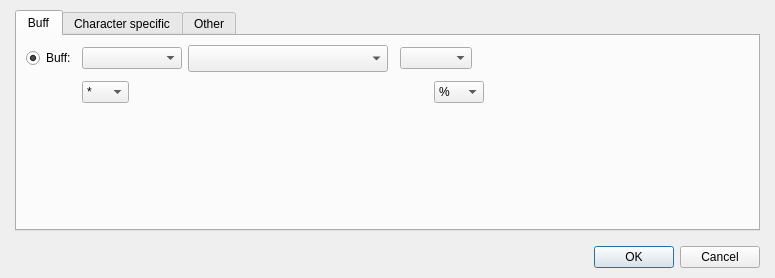
<?xml version="1.0" encoding="UTF-8"?>
<ui version="4.0">
 <class>DialogSystemCharacteristic</class>
 <widget class="QDialog" name="DialogSystemCharacteristic">
  <property name="geometry">
   <rect>
    <x>0</x>
    <y>0</y>
    <width>775</width>
    <height>278</height>
   </rect>
  </property>
  <property name="windowTitle">
   <string>Set characteristic...</string>
  </property>
  <layout class="QGridLayout" name="gridLayout_9">
   <property name="leftMargin">
    <number>15</number>
   </property>
   <property name="topMargin">
    <number>10</number>
   </property>
   <property name="rightMargin">
    <number>15</number>
   </property>
   <property name="bottomMargin">
    <number>10</number>
   </property>
   <item row="0" column="0">
    <layout class="QVBoxLayout" name="verticalLayout">
     <property name="spacing">
      <number>15</number>
     </property>
     <item>
      <widget class="QTabWidget" name="tabWidget">
       <property name="currentIndex">
        <number>0</number>
       </property>
       <widget class="QWidget" name="tab">
        <attribute name="title">
         <string>Buff</string>
        </attribute>
        <layout class="QGridLayout" name="gridLayout_3">
         <item row="0" column="0" rowspan="2" colspan="2">
          <layout class="QGridLayout" name="gridLayout_2" rowstretch="0,0,1">
           <item row="0" column="0">
            <widget class="QRadioButton" name="radioButtonBuff">
             <property name="text">
              <string>Buff:</string>
             </property>
             <property name="checked">
              <bool>true</bool>
             </property>
            </widget>
           </item>
           <item row="0" column="1" colspan="2">
            <widget class="QComboBox" name="comboBoxIncreaseDecrease">
             <property name="minimumSize">
              <size>
               <width>100</width>
               <height>0</height>
              </size>
             </property>
             <property name="maximumSize">
              <size>
               <width>100</width>
               <height>16777215</height>
              </size>
             </property>
            </widget>
           </item>
           <item row="0" column="3" colspan="3">
            <widget class="QWidget" name="widget" native="true">
             <property name="minimumSize">
              <size>
               <width>542</width>
               <height>27</height>
              </size>
             </property>
             <property name="maximumSize">
              <size>
               <width>542</width>
               <height>27</height>
              </size>
             </property>
             <layout class="QGridLayout" name="gridLayout">
              <property name="leftMargin">
               <number>0</number>
              </property>
              <property name="topMargin">
               <number>0</number>
              </property>
              <property name="rightMargin">
               <number>0</number>
              </property>
              <property name="bottomMargin">
               <number>0</number>
              </property>
              <item row="0" column="0">
               <layout class="QHBoxLayout" name="horizontalLayout_2" stretch="0,1">
                <item>
                 <widget class="QComboBox" name="comboBoxIncreaseDecreaseKind">
                  <property name="minimumSize">
                   <size>
                    <width>200</width>
                    <height>27</height>
                   </size>
                  </property>
                  <property name="maximumSize">
                   <size>
                    <width>200</width>
                    <height>27</height>
                   </size>
                  </property>
                 </widget>
                </item>
                <item>
                 <layout class="QHBoxLayout" name="horizontalLayout" stretch="1,0,1,1,1,1,1,1">
                  <item>
                   <widget class="PanelPrimitiveValue" name="panelPrimitiveValueStatValue" native="true"/>
                  </item>
                  <item>
                   <widget class="QComboBox" name="comboBoxSkillCostAll">
                    <property name="maximumSize">
                     <size>
                      <width>80</width>
                      <height>16777215</height>
                     </size>
                    </property>
                   </widget>
                  </item>
                  <item>
                   <widget class="PanelPrimitiveValue" name="panelPrimitiveValueElementRes" native="true"/>
                  </item>
                  <item>
                   <widget class="PanelPrimitiveValue" name="panelPrimitiveValueStatusRes" native="true"/>
                  </item>
                  <item>
                   <widget class="PanelPrimitiveValue" name="panelPrimitiveValueCurrencyGain" native="true"/>
                  </item>
                  <item>
                   <widget class="PanelPrimitiveValue" name="panelPrimitiveValueSkillCost" native="true"/>
                  </item>
                  <item>
                   <widget class="WidgetVariable" name="widgetVariable" native="true">
                    <property name="minimumSize">
                     <size>
                      <width>250</width>
                      <height>27</height>
                     </size>
                    </property>
                    <property name="maximumSize">
                     <size>
                      <width>250</width>
                      <height>27</height>
                     </size>
                    </property>
                   </widget>
                  </item>
                  <item>
                   <spacer name="horizontalSpacer_11">
                    <property name="orientation">
                     <enum>Qt::Horizontal</enum>
                    </property>
                    <property name="sizeHint" stdset="0">
                     <size>
                      <width>0</width>
                      <height>20</height>
                     </size>
                    </property>
                   </spacer>
                  </item>
                 </layout>
                </item>
               </layout>
              </item>
             </layout>
            </widget>
           </item>
           <item row="0" column="6">
            <spacer name="horizontalSpacer_2">
             <property name="orientation">
              <enum>Qt::Horizontal</enum>
             </property>
             <property name="sizeHint" stdset="0">
              <size>
               <width>158</width>
               <height>20</height>
              </size>
             </property>
            </spacer>
           </item>
           <item row="1" column="0">
            <spacer name="verticalSpacer">
             <property name="orientation">
              <enum>Qt::Vertical</enum>
             </property>
             <property name="sizeHint" stdset="0">
              <size>
               <width>17</width>
               <height>24</height>
              </size>
             </property>
            </spacer>
           </item>
           <item row="1" column="1">
            <widget class="QComboBox" name="comboBoxOperation">
             <property name="maximumSize">
              <size>
               <width>50</width>
               <height>16777215</height>
              </size>
             </property>
             <item>
              <property name="text">
               <string>*</string>
              </property>
             </item>
             <item>
              <property name="text">
               <string>+</string>
              </property>
             </item>
            </widget>
           </item>
           <item row="1" column="2" colspan="2">
            <widget class="PanelPrimitiveValue" name="panelPrimitiveValue" native="true">
             <property name="minimumSize">
              <size>
               <width>290</width>
               <height>27</height>
              </size>
             </property>
             <property name="maximumSize">
              <size>
               <width>290</width>
               <height>27</height>
              </size>
             </property>
             <property name="layoutDirection">
              <enum>Qt::LeftToRight</enum>
             </property>
            </widget>
           </item>
           <item row="1" column="4">
            <widget class="QComboBox" name="comboBoxUnit">
             <property name="maximumSize">
              <size>
               <width>50</width>
               <height>16777215</height>
              </size>
             </property>
             <item>
              <property name="text">
               <string>%</string>
              </property>
             </item>
            </widget>
           </item>
           <item row="1" column="5" colspan="2">
            <spacer name="horizontalSpacer">
             <property name="orientation">
              <enum>Qt::Horizontal</enum>
             </property>
             <property name="sizeHint" stdset="0">
              <size>
               <width>278</width>
               <height>28</height>
              </size>
             </property>
            </spacer>
           </item>
           <item row="2" column="0" colspan="7">
            <spacer name="horizontalSpacer_3">
             <property name="orientation">
              <enum>Qt::Horizontal</enum>
             </property>
             <property name="sizeHint" stdset="0">
              <size>
               <width>707</width>
               <height>35</height>
              </size>
             </property>
            </spacer>
           </item>
          </layout>
         </item>
         <item row="1" column="1">
          <widget class="QWidget" name="panelPrimitiveValueVariable" native="true"/>
         </item>
        </layout>
       </widget>
       <widget class="QWidget" name="tab_3">
        <attribute name="title">
         <string>Character specific</string>
        </attribute>
        <widget class="QWidget" name="layoutWidget">
         <property name="geometry">
          <rect>
           <x>10</x>
           <y>10</y>
           <width>862</width>
           <height>232</height>
          </rect>
         </property>
         <layout class="QGridLayout" name="gridLayout_7" rowstretch="0,0,0,0,0,1">
          <item row="4" column="0">
           <widget class="QRadioButton" name="radioButtonElementID">
            <property name="text">
             <string>Element ID:</string>
            </property>
           </widget>
          </item>
          <item row="0" column="0">
           <widget class="QRadioButton" name="radioButtonEquip">
            <property name="enabled">
             <bool>true</bool>
            </property>
            <property name="text">
             <string>Equip:</string>
            </property>
           </widget>
          </item>
          <item row="0" column="2">
           <layout class="QHBoxLayout" name="horizontalLayout_4" stretch="0,0,0,1">
            <item>
             <widget class="QComboBox" name="comboBoxEquipAllowForbid">
              <property name="enabled">
               <bool>false</bool>
              </property>
             </widget>
            </item>
            <item>
             <widget class="QComboBox" name="comboBoxEquipWeaponArmor">
              <property name="enabled">
               <bool>false</bool>
              </property>
             </widget>
            </item>
            <item>
             <widget class="QWidget" name="widget_3" native="true">
              <property name="minimumSize">
               <size>
                <width>250</width>
                <height>27</height>
               </size>
              </property>
              <property name="maximumSize">
               <size>
                <width>250</width>
                <height>27</height>
               </size>
              </property>
              <layout class="QGridLayout" name="gridLayout_6">
               <property name="leftMargin">
                <number>0</number>
               </property>
               <property name="topMargin">
                <number>0</number>
               </property>
               <property name="rightMargin">
                <number>0</number>
               </property>
               <property name="bottomMargin">
                <number>0</number>
               </property>
               <item row="0" column="0">
                <layout class="QHBoxLayout" name="horizontalLayout_3" stretch="1,1">
                 <item>
                  <widget class="PanelPrimitiveValue" name="panelPrimitiveValueWeaponKindID" native="true">
                   <property name="enabled">
                    <bool>false</bool>
                   </property>
                  </widget>
                 </item>
                 <item>
                  <widget class="PanelPrimitiveValue" name="panelPrimitiveValueArmorKindID" native="true">
                   <property name="enabled">
                    <bool>true</bool>
                   </property>
                  </widget>
                 </item>
                </layout>
               </item>
              </layout>
             </widget>
            </item>
            <item>
             <spacer name="horizontalSpacer_6">
              <property name="orientation">
               <enum>Qt::Horizontal</enum>
              </property>
              <property name="sizeHint" stdset="0">
               <size>
                <width>138</width>
                <height>24</height>
               </size>
              </property>
             </spacer>
            </item>
           </layout>
          </item>
          <item row="1" column="2">
           <layout class="QHBoxLayout" name="horizontalLayout_5" stretch="0,0,1">
            <item>
             <widget class="QComboBox" name="comboBoxEquipmentChange">
              <property name="enabled">
               <bool>false</bool>
              </property>
             </widget>
            </item>
            <item>
             <widget class="PanelPrimitiveValue" name="panelPrimitiveValueEquipmentChangeID" native="true">
              <property name="enabled">
               <bool>false</bool>
              </property>
              <property name="minimumSize">
               <size>
                <width>250</width>
                <height>27</height>
               </size>
              </property>
              <property name="maximumSize">
               <size>
                <width>250</width>
                <height>27</height>
               </size>
              </property>
             </widget>
            </item>
            <item>
             <spacer name="horizontalSpacer_7">
              <property name="orientation">
               <enum>Qt::Horizontal</enum>
              </property>
              <property name="sizeHint" stdset="0">
               <size>
                <width>218</width>
                <height>24</height>
               </size>
              </property>
             </spacer>
            </item>
           </layout>
          </item>
          <item row="3" column="2">
           <layout class="QHBoxLayout" name="horizontalLayout_7">
            <item>
             <widget class="PanelPrimitiveValue" name="panelPrimitiveValueBeginWeaponArmorID" native="true">
              <property name="enabled">
               <bool>false</bool>
              </property>
              <property name="minimumSize">
               <size>
                <width>250</width>
                <height>27</height>
               </size>
              </property>
              <property name="maximumSize">
               <size>
                <width>250</width>
                <height>27</height>
               </size>
              </property>
             </widget>
            </item>
            <item>
             <spacer name="horizontalSpacer_9">
              <property name="orientation">
               <enum>Qt::Horizontal</enum>
              </property>
              <property name="sizeHint" stdset="0">
               <size>
                <width>248</width>
                <height>20</height>
               </size>
              </property>
             </spacer>
            </item>
           </layout>
          </item>
          <item row="3" column="0">
           <spacer name="horizontalSpacer_12">
            <property name="orientation">
             <enum>Qt::Horizontal</enum>
            </property>
            <property name="sizeHint" stdset="0">
             <size>
              <width>148</width>
              <height>20</height>
             </size>
            </property>
           </spacer>
          </item>
          <item row="2" column="2">
           <layout class="QHBoxLayout" name="horizontalLayout_6" stretch="0,0,0,1">
            <item>
             <widget class="PanelPrimitiveValue" name="panelPrimitiveValueBeginEquipmentID" native="true">
              <property name="enabled">
               <bool>false</bool>
              </property>
              <property name="minimumSize">
               <size>
                <width>250</width>
                <height>27</height>
               </size>
              </property>
              <property name="maximumSize">
               <size>
                <width>250</width>
                <height>27</height>
               </size>
              </property>
             </widget>
            </item>
            <item>
             <widget class="QLabel" name="labelWith">
              <property name="enabled">
               <bool>false</bool>
              </property>
              <property name="text">
               <string> with </string>
              </property>
             </widget>
            </item>
            <item>
             <widget class="QComboBox" name="comboBoxBeginWeaponArmor">
              <property name="enabled">
               <bool>false</bool>
              </property>
             </widget>
            </item>
            <item>
             <spacer name="horizontalSpacer_8">
              <property name="orientation">
               <enum>Qt::Horizontal</enum>
              </property>
              <property name="sizeHint" stdset="0">
               <size>
                <width>238</width>
                <height>20</height>
               </size>
              </property>
             </spacer>
            </item>
           </layout>
          </item>
          <item row="2" column="0">
           <widget class="QRadioButton" name="radioButtonBeginEquipment">
            <property name="enabled">
             <bool>true</bool>
            </property>
            <property name="text">
             <string>Begin equipment:</string>
            </property>
           </widget>
          </item>
          <item row="5" column="0" colspan="3">
           <spacer name="horizontalSpacer_10">
            <property name="orientation">
             <enum>Qt::Horizontal</enum>
            </property>
            <property name="sizeHint" stdset="0">
             <size>
              <width>668</width>
              <height>28</height>
             </size>
            </property>
           </spacer>
          </item>
          <item row="1" column="0">
           <widget class="QRadioButton" name="radioButtonEquipmentChange">
            <property name="enabled">
             <bool>true</bool>
            </property>
            <property name="text">
             <string>Equipment change:</string>
            </property>
           </widget>
          </item>
          <item row="4" column="2">
           <widget class="PanelPrimitiveValue" name="panelPrimitiveElementID" native="true">
            <property name="enabled">
             <bool>false</bool>
            </property>
            <property name="minimumSize">
             <size>
              <width>250</width>
              <height>27</height>
             </size>
            </property>
            <property name="maximumSize">
             <size>
              <width>250</width>
              <height>27</height>
             </size>
            </property>
           </widget>
          </item>
         </layout>
        </widget>
       </widget>
       <widget class="QWidget" name="tab_2">
        <attribute name="title">
         <string>Other</string>
        </attribute>
        <layout class="QGridLayout" name="gridLayout_5">
         <item row="0" column="0">
          <layout class="QGridLayout" name="gridLayout_4" rowstretch="0,1">
           <item row="0" column="0">
            <widget class="QRadioButton" name="radioButtonScript">
             <property name="enabled">
              <bool>true</bool>
             </property>
             <property name="text">
              <string>Script:</string>
             </property>
            </widget>
           </item>
           <item row="0" column="1">
            <widget class="PanelPrimitiveValue" name="panelPrimitiveValueScript" native="true">
             <property name="enabled">
              <bool>false</bool>
             </property>
             <property name="minimumSize">
              <size>
               <width>250</width>
               <height>27</height>
              </size>
             </property>
             <property name="maximumSize">
              <size>
               <width>250</width>
               <height>27</height>
              </size>
             </property>
            </widget>
           </item>
           <item row="0" column="2">
            <spacer name="horizontalSpacer_4">
             <property name="orientation">
              <enum>Qt::Horizontal</enum>
             </property>
             <property name="sizeHint" stdset="0">
              <size>
               <width>40</width>
               <height>20</height>
              </size>
             </property>
            </spacer>
           </item>
           <item row="1" column="0" colspan="3">
            <spacer name="horizontalSpacer_5">
             <property name="orientation">
              <enum>Qt::Horizontal</enum>
             </property>
             <property name="sizeHint" stdset="0">
              <size>
               <width>378</width>
               <height>20</height>
              </size>
             </property>
            </spacer>
           </item>
          </layout>
         </item>
        </layout>
       </widget>
      </widget>
     </item>
     <item>
      <widget class="QDialogButtonBox" name="buttonBox">
       <property name="orientation">
        <enum>Qt::Horizontal</enum>
       </property>
       <property name="standardButtons">
        <set>QDialogButtonBox::Cancel|QDialogButtonBox::Ok</set>
       </property>
      </widget>
     </item>
    </layout>
   </item>
  </layout>
 </widget>
 <customwidgets>
  <customwidget>
   <class>PanelPrimitiveValue</class>
   <extends>QWidget</extends>
   <header>panelprimitivevalue.h</header>
   <container>1</container>
  </customwidget>
  <customwidget>
   <class>WidgetVariable</class>
   <extends>QWidget</extends>
   <header>widgetvariable.h</header>
   <container>1</container>
  </customwidget>
 </customwidgets>
 <resources/>
 <connections>
  <connection>
   <sender>buttonBox</sender>
   <signal>accepted()</signal>
   <receiver>DialogSystemCharacteristic</receiver>
   <slot>accept()</slot>
   <hints>
    <hint type="sourcelabel">
     <x>248</x>
     <y>254</y>
    </hint>
    <hint type="destinationlabel">
     <x>157</x>
     <y>274</y>
    </hint>
   </hints>
  </connection>
  <connection>
   <sender>buttonBox</sender>
   <signal>rejected()</signal>
   <receiver>DialogSystemCharacteristic</receiver>
   <slot>reject()</slot>
   <hints>
    <hint type="sourcelabel">
     <x>316</x>
     <y>260</y>
    </hint>
    <hint type="destinationlabel">
     <x>286</x>
     <y>274</y>
    </hint>
   </hints>
  </connection>
 </connections>
</ui>
